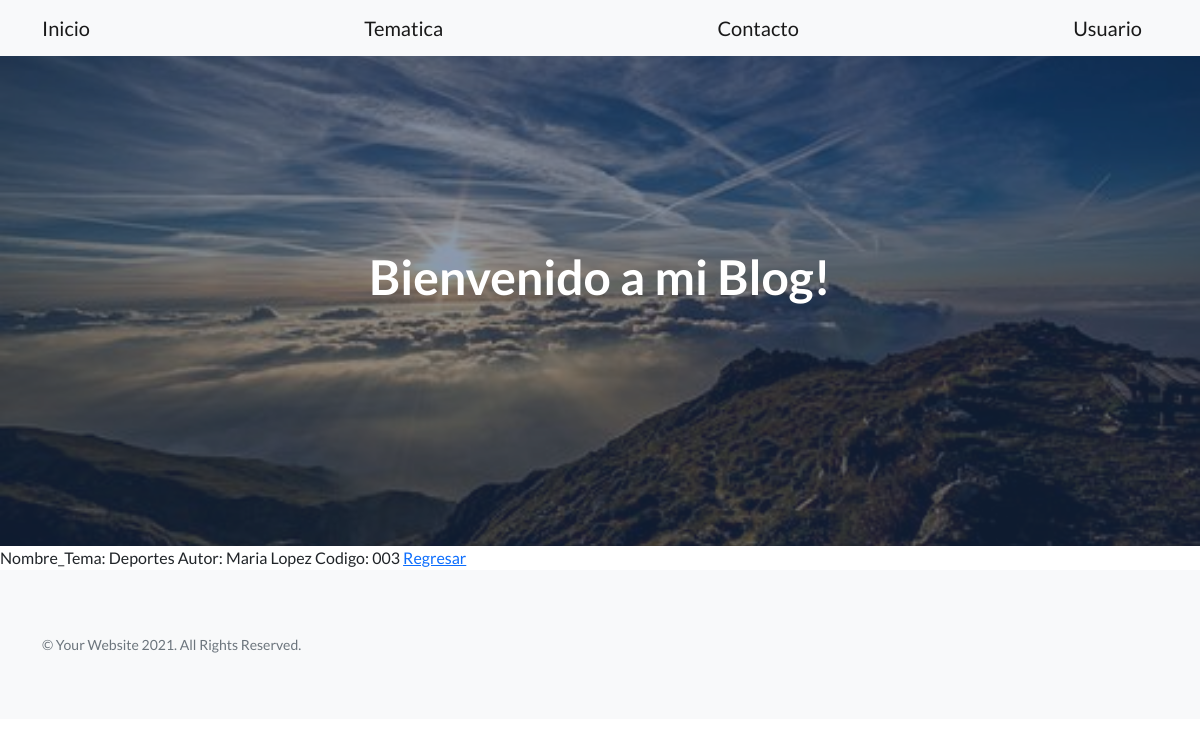
The page /AppFogliatti/tematica/detail/3 on the database as committed earlier.
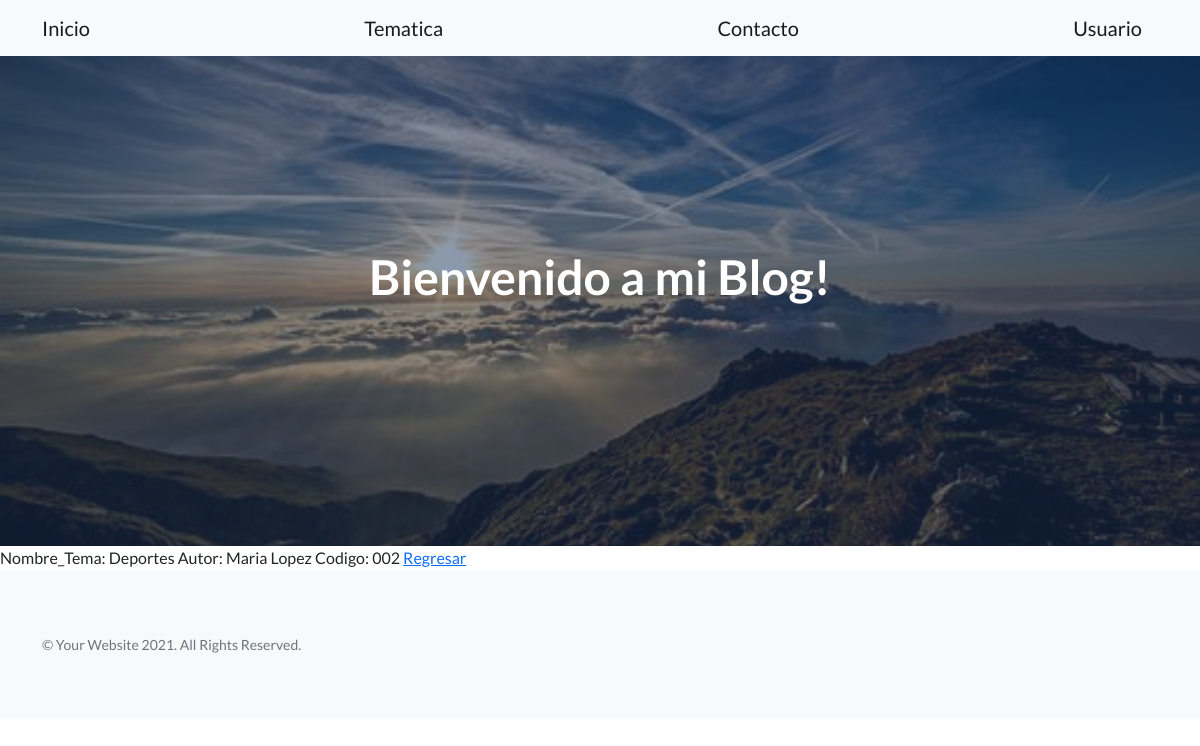
The same page on the database as committed later.
### AppFogliatti/models.py (models this page shows)
class Tematica(models.Model):
    nombre_tema=models.CharField(max_length=40)
    autor=models.CharField(max_length=40)
    codigo=models.CharField(max_length=40)

### AppFogliatti/views.py (the view)
# urls.py: path('tematica/detail/<pk>', views.TematicaDetail.as_view(),name='Detail'),
class TematicaDetail(DetailView):
    model = Tematica
    template_name = "AppFogliatti/tematica_detail.html"

### AppFogliatti/templates/AppFogliatti/tematica_detail.html
{% extends "AppFogliatti/padre.html" %}
{% load static %}
{% block contenidoQueCambia %}
Nombre_Tema: {{tematica.nombre_tema}}
Autor: {{tematica.autor}}
Codigo: {{tematica.codigo}}
<a href="{%url 'List'%}">Regresar</a>
{% endblock %}

Rows that differ between the two databases and show on the page:
changed Tematica "Deportes": codigo "003" → "002"
